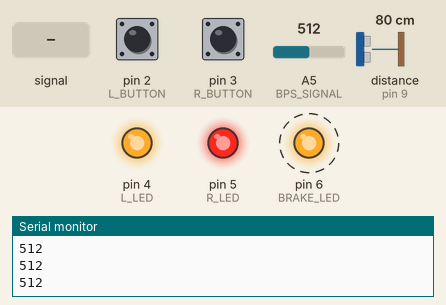
This sketch was run on a simulated Arduino Uno, built with avr-gcc and run on an emulated ATmega328P. Shown: output pins drawn as LEDs (lit = HIGH), the last lines printed to the serial monitor. Wiring (inferred from the names in the program): ultrasonic range finder: trigger pin 8; echo pin 9. Dashed ring = blinking. The test bench sets the inputs (shaded band); at power-on: pin 2 (L_BUTTON) HIGH, pin 3 (R_BUTTON) HIGH, A5 (BPS_SIGNAL) = 512, distance to the obstacle (sensor on pin 9) 80 cm. The echo pulse lasts 58.3 µs per cm; pins used as bus, display or sensor lines are not drawn.

Above: at 1.2 s.
1.3 s: pin 2 (L_BUTTON) pulled LOW for 0.15 s
At 1.9 s:
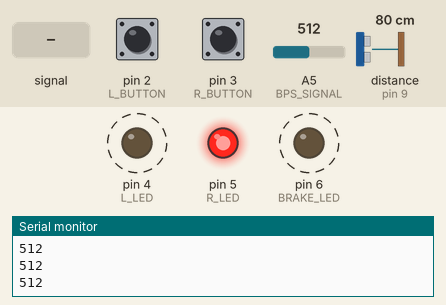
4.4 s: pin 3 (R_BUTTON) pulled LOW for 0.15 s
At 4.78 s:
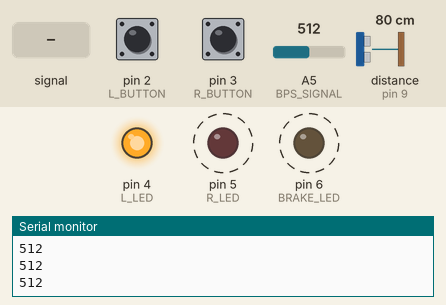
7.5 s: pin 2 (L_BUTTON) pulled LOW for 1 s
At 8.4 s:
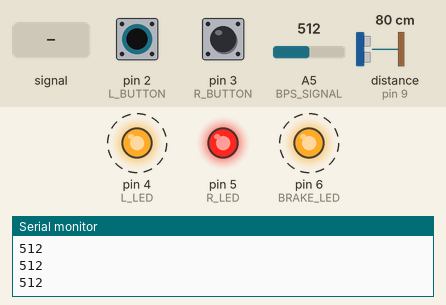
10.5 s: pin 3 (R_BUTTON) pulled LOW for 1 s
At 11.38 s:
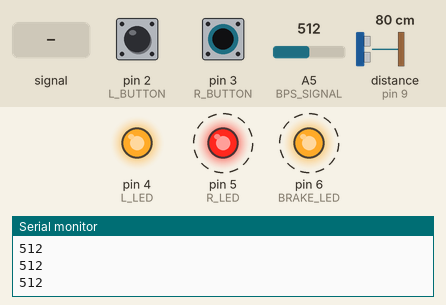
13.5 s: A5 (BPS_SIGNAL) set to 716
At 14.58 s:
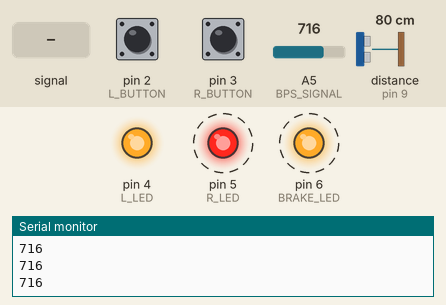
16.5 s: A5 (BPS_SIGNAL) fed a 2 Hz sine of ±306 counts around its level
Timing chart, 0 to 20.5 s (numbered marks = the images above; inputs shaded):
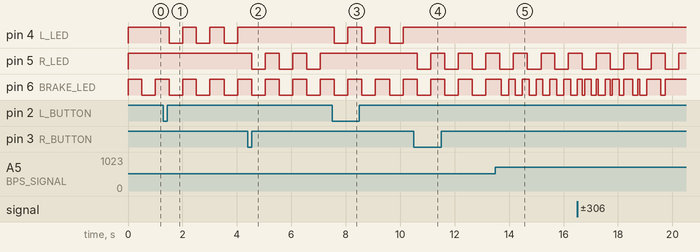

Measured:
- after the input at 1.3 s, pin 4 (L_LED): alternates HIGH for 0.51 s and LOW for 0.50 s, starting after 0.21 s
- after the input at 4.4 s, pin 4 (L_LED): stops changing and stays HIGH; pin 5 (R_LED): alternates HIGH for 0.52 s and LOW for 0.50 s, starting after 0.14 s
- after the input at 7.5 s, pin 4 (L_LED): alternates HIGH for 0.52 s and LOW for 0.50 s, starting after 0.08 s; pin 5 (R_LED): stops changing and stays HIGH
- after the input at 10.5 s, pin 4 (L_LED): stops changing and stays HIGH; pin 5 (R_LED): alternates HIGH for 0.51 s and LOW for 0.50 s, starting after 0.12 s
- after the input at 13.5 s, pin 6 (BRAKE_LED): alternates HIGH for 0.25 s and LOW for 0.26 s, starting after 0.21 s
- by itself, pin 6 (BRAKE_LED): alternates HIGH for 0.52 s and LOW for 0.50 s

The sketch:

code.ino
```cpp
#define FALSE 0
#define TRUE  1

#define L_BUTTON 2
#define R_BUTTON 3
#define L_LED 4
#define R_LED 5
#define BRAKE_LED 6
#define US_TRIGGER 8
#define US_ECHO 9
#define BPS_PWM 11
#define BPS_SIGNAL A5

byte L_BUTTON_Previous_State;
byte R_BUTTON_Previous_State;
unsigned long timestamp_LED;
byte L_BUTTON_State;
byte R_BUTTON_State;
int L_LED_State;
int R_LED_State;
int B_LED_State;
int L_BLINK;
int R_BLINK;
int B_BLINK;


int US_SENSOR_run;
int BRAKE_PEDAL_SENSOR_run;

int BRAKE_BLINK_SHEDULE;

int B_State; //pedálszögszenzor állása

float us_distance;

unsigned int BRAKE_Sensor_MAX=945; //TOLERANCE -10  mért értékek(90% 850) a maxot vettem alapnak 945  //min TOLERANCE +10 mért érték(10% 80)

int US_State;

int BLINK_FREK=500;
int BLINK_BORDER=0;
int BLINK_TOLERANCE=30; //Mivel az US_Sensor miatt késünk 21 ms-t, az arduino pedig alapból késik 2-5 ms et
unsigned long Previous_LED_timestamp=0;

void trigger_measurement(void)
{
  digitalWrite(US_TRIGGER,HIGH); //Applying a pulse of 11 microseconds. This is the trigger signal.
  delayMicroseconds(11);
  digitalWrite(US_TRIGGER,LOW);
}
#define LIMIT   11600   //~200 cm. Range limit.
#define DISTANCE_DIVIDER      58    //The ECHO time in microseconds shall be divided by 58 to get the distance in centimeters.
byte actual_level = LOW;    //Variables for catching rising and falling edges.
byte previous_level = LOW;
//unsigned long timestamp;    //Self-explanatory.
byte measurement_running = FALSE; //A flag to signalize that the measurement is running.
byte sensor_triggered = FALSE;    //A flag to signalize that the sensor was triggered.


//////////////////////Sheduler

#define NUMBER_OF_PERIODIC_TASKS   5

typedef struct TASK_CONTROL
{
  void (*task)(void);
  int period;
  int true_period;
};


TASK_CONTROL periodic_tasks[NUMBER_OF_PERIODIC_TASKS] =
    {
      { Brake_Pedal_Sensor, 40, 40 }, //Pedal szögszenzor ütemezése
      { US_Sensor, 60, 60 },  //Ultrahangos távolságmérő ütemezése
      { Blink, 500, 500 },  //Index frekvencia ütemezése  2Hz
      { BRAKE_BLINK_2, 500, 500 }, //Féklámpa 2. fokozat kisebb frekvenciás villogás 2Hz
      { BRAKE_BLINK_1, 250, 250 } //Féklámpa 1. fokozat nagyfrekvenciás villogás 4Hz

    };

unsigned long timestamp[NUMBER_OF_PERIODIC_TASKS];

/////////////////////End sheduler


void setup() {
  byte task_index;
  for (task_index = 0; task_index < NUMBER_OF_PERIODIC_TASKS; task_index++)
  {
    timestamp[task_index] = millis();
  }

  pinMode(L_BUTTON,INPUT);
  pinMode(R_BUTTON,INPUT);
  pinMode(L_LED,OUTPUT);
  pinMode(R_LED,OUTPUT);
  pinMode(BRAKE_LED,OUTPUT);

  pinMode(BPS_SIGNAL,INPUT);  //Sefining the signal's port as INPUT.


  pinMode(US_TRIGGER,OUTPUT);
  pinMode(US_ECHO,INPUT);

  Serial.begin(38400);    //Initializing the serial port with 38400 baud.
  while (!Serial);

  L_BUTTON_Previous_State=HIGH;
  R_BUTTON_Previous_State=HIGH;
  L_BUTTON_State=HIGH;
  R_BUTTON_State=HIGH;

  L_LED_State=0;
  R_LED_State=0;

  digitalWrite(R_LED,HIGH);
  digitalWrite(L_LED,HIGH);
  digitalWrite(BRAKE_LED,HIGH);

  L_BLINK=0;
  R_BLINK=0;
  B_BLINK=0;

  us_distance=0;
  US_State=0;
  B_State=1;

  US_SENSOR_run=0;
  BRAKE_PEDAL_SENSOR_run=0;
  BRAKE_BLINK_SHEDULE=4;
}


void Brake_Pedal_Sensor(){
  unsigned int ADC_value;   //Variable of a conversion value.
  unsigned long int cumulative = 0;   //Variable for cumulating the results of several measurements.
                                      //It shall be zeroed, otherwise the RAM trash is picked up.
  unsigned int num;


  for (num = 0; num < 155; num++)    //The period of the PWM signal was measured to be 1800 microseconds.
  {                                 //The AD conversion takes 116 microseconds. 10 complete periods
                                    //mean 10×1800/116 = 155 samples.
    ADC_value = analogRead(BPS_SIGNAL);   //Reading in the conversion value.
    cumulative += ADC_value;          //Cumulating the results.
  }

  ADC_value = cumulative / 155;    //Forming the average.
  Serial.println(ADC_value,DEC);  //Sending the result to the USB. ///ITT KOMMENTELTEM
  double percent=((double)ADC_value/(double)BRAKE_Sensor_MAX*100); //Pedálszögszenzor % os kitöltési tényezője (azért adtam meg nagyobb és kisebb tűrést, mert a mért értékek ingadozhatnak)
  if(percent>=70 && percent<=95){
    B_State=4;
  }else if(percent>=50 && percent<70){
    B_State=3;
  }else if(percent>=20 && percent<50){
    B_State=2;
  }else if(percent>=5 && percent<20){
    B_State=1;
  }else if(percent<5){
    Serial.println("Szakadás!");
    B_State=0;
  }else if(percent>95){
    Serial.println("Rövidzár!");
    B_State=5;
  }
  BRAKE_PEDAL_SENSOR_run=1;
}


void US_Sensor()
{
  // Clears the trigPin
  digitalWrite(US_TRIGGER, LOW);
  delayMicroseconds(2);

  // Sets the trigPin on HIGH state for 10 micro seconds
  digitalWrite(US_TRIGGER, HIGH);
  delayMicroseconds(10);
  digitalWrite(US_TRIGGER, LOW);

  // Reads the echoPin, returns the sound wave travel time in microseconds
  int duration = pulseIn(US_ECHO, HIGH);

  //calculating distance
  us_distance= duration*0.034/2;

  if(us_distance>120){
    US_State=0;
  }else if(us_distance<=120 && us_distance>80){
    US_State=1;
  }else if(us_distance<=80 && us_distance>40){
    US_State=2;
  }else if(us_distance<=40){
    US_State=3;
  }

  US_SENSOR_run=1;
}

void Blink(){
    if(R_LED_State==1 && L_LED_State==0){
      digitalWrite(L_LED,HIGH);
        if(R_BLINK==0){
        digitalWrite(R_LED,LOW);
        R_BLINK=1;
        }else{
        digitalWrite(R_LED,HIGH);
        R_BLINK=0;
        }
  }else if(R_LED_State==0 && L_LED_State==1){
    digitalWrite(R_LED,HIGH);
        if(L_BLINK==0){
        digitalWrite(L_LED,LOW);
        L_BLINK=1;
        }else{
        digitalWrite(L_LED,HIGH);
        L_BLINK=0;
        }
  }else if(R_LED_State==1 && L_LED_State==1){
        if(R_BLINK==0){
        digitalWrite(R_LED,LOW);
        digitalWrite(L_LED,LOW);
        R_BLINK=1;
        L_BLINK=1;
        }else{
        digitalWrite(R_LED,HIGH);
        digitalWrite(L_LED,HIGH);
        R_BLINK=0;
        L_BLINK=0;
        }
  }else if(R_LED_State==0 && L_LED_State==0){
    digitalWrite(R_LED,HIGH);
    digitalWrite(L_LED,HIGH);
  }
}

void ButtonEvent(){
  L_BUTTON_State=digitalRead(L_BUTTON);
  R_BUTTON_State=digitalRead(R_BUTTON);

  if(L_BUTTON_State==LOW && L_BUTTON_Previous_State==HIGH && R_BUTTON_State==HIGH && R_BUTTON_Previous_State==HIGH && (L_LED_State==1 && R_LED_State==1)==FALSE){
    //Serial.println("Left Button is pussed!");
    if(L_LED_State==0){
      L_LED_State=1;
    }else{
      L_LED_State=0;
    }
    R_LED_State=0;
    delay(20); //Prellegés mentesítés (Mivel az arduino loop-ja nem frissít olyan gyorsan, ezért 20ms bőven elég a prellegés mentesítéshez és nm zavar be közbe a rendszernek)
  }

  if(R_BUTTON_State==LOW && R_BUTTON_Previous_State==HIGH && L_BUTTON_State==HIGH && L_BUTTON_Previous_State==HIGH && (L_LED_State==1 && R_LED_State==1)==FALSE){
    //Serial.println("Right Button is pussed!");
    if(R_LED_State==0){
      R_LED_State=1;
    }else{
      R_LED_State=0;
    }
    L_LED_State=0;
    delay(20);  //Prellegés mentesítés (Mivel az arduino loop-ja nem frissít olyan gyorsan, ezért 20ms bőven elég a prellegés mentesítéshez és nm zavar be közbe a rendszernek)
  }

  if(R_BUTTON_State==LOW && L_BUTTON_State==LOW && (R_BUTTON_Previous_State==HIGH || L_BUTTON_Previous_State==HIGH)){
    //Serial.print("Index is pussed!");
    if(L_LED_State==1 && R_LED_State==1){
        //Serial.println(" oFF");
        R_LED_State=0;
        L_LED_State=0;
    }else{
        //Serial.println(" oN");
        R_LED_State=1;
        L_LED_State=1;
    }
    delay(20);  //Prellegés mentesítés (Mivel az arduino loop-ja nem frissít olyan gyorsan, ezért 20ms bőven elég a prellegés mentesítéshez és nm zavar be közbe a rendszernek)
  }

  R_BUTTON_Previous_State=R_BUTTON_State;
  L_BUTTON_Previous_State=L_BUTTON_State;
}

void BRAKE_US_CALC(){
  if(US_State==3 || B_State==4){
    B_LED_State=1;
    BRAKE_BLINK_SHEDULE=1;
  }else if(US_State==2 || B_State==3){
    B_LED_State=1;
    BRAKE_BLINK_SHEDULE=2;
  }else if(US_State==1 || B_State==2){
    B_LED_State=0;
    BRAKE_BLINK_SHEDULE=3;
  }else if(US_State==0 || B_State==1){
    B_LED_State=0;
    BRAKE_BLINK_SHEDULE=4;
  }
}

void BRAKE_BLINK_1(){
  if(BRAKE_BLINK_SHEDULE==1){
  if(B_LED_State==1){
        if(B_BLINK==0){
        digitalWrite(BRAKE_LED,LOW);
        B_BLINK=1;
        }else{
        digitalWrite(BRAKE_LED,HIGH);
        B_BLINK=0;
        }

  }else{
    if(US_State==1 || B_State==2){
      digitalWrite(BRAKE_LED,LOW);
    }else{
      digitalWrite(BRAKE_LED,HIGH);
    }
  }
  }
}

void BRAKE_BLINK_2(){
  if(BRAKE_BLINK_SHEDULE==2){
  if(B_LED_State==1){
        if(B_BLINK==0){
        digitalWrite(BRAKE_LED,LOW);
        B_BLINK=1;
        }else{
        digitalWrite(BRAKE_LED,HIGH);
        B_BLINK=0;
        }
  }else{
    if(US_State==1 || B_State==2){
      digitalWrite(BRAKE_LED,LOW);
    }else{
      digitalWrite(BRAKE_LED,HIGH);
    }
  }
  }
}

void loop() {
  byte task_index;
  US_SENSOR_run=0;
  BRAKE_PEDAL_SENSOR_run=0;

  for (task_index = 0; task_index < NUMBER_OF_PERIODIC_TASKS; task_index++)
  {
    if (millis() - timestamp[task_index] >= periodic_tasks[task_index].period)
    {
      timestamp[task_index] = millis();
      periodic_tasks[task_index].period = periodic_tasks[task_index].true_period;

      periodic_tasks[task_index].task();
    }

  }

  if(BRAKE_BLINK_SHEDULE==3){
    digitalWrite(BRAKE_LED,LOW);  //Fékláma 3. fokozat folyamatos vilagítás
  }else if(BRAKE_BLINK_SHEDULE==4){
    digitalWrite(BRAKE_LED,HIGH); //Fékláma 4. fokozat nem világít
  }

  timestamp_LED=millis();

  ButtonEvent();
  BRAKE_US_CALC();


}
```
